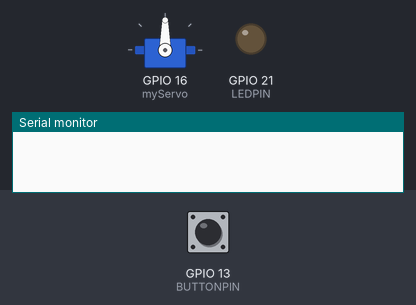
Simulated run of this sketch. Board: ESP32. On the bench: servo, output pins drawn as LEDs (lit = HIGH), the last lines printed to the serial monitor. The inputs (shaded band) are chosen by the test bench; at power-on: GPIO 13 (BUTTONPIN) HIGH.

Above: at 1.5 s.
1.6 s: GPIO 13 (BUTTONPIN) pulled LOW for 0.15 s
At 2.3 s:
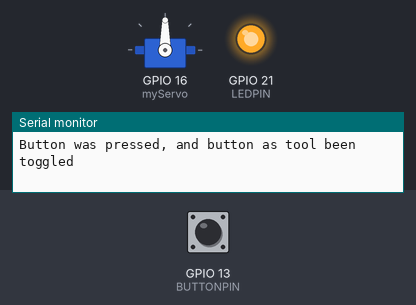
3.5 s: GPIO 13 (BUTTONPIN) pulled LOW for 1 s
At 4.65 s:
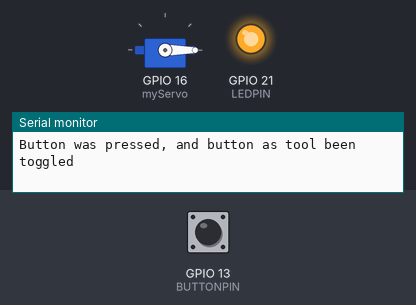
7.8 s: GPIO 13 (BUTTONPIN) pulled LOW for 3.2 s
At 11.15 s:
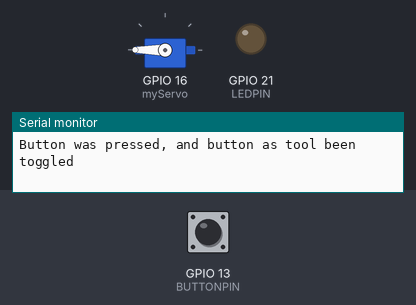
Timing chart, 0 to 12.8 s (numbered marks = the images above; inputs shaded):
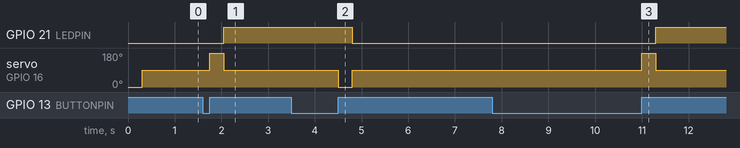

The sketch:

reciever_Rev3.ino
```cpp
// When any tool sends an ON signal, the servo will go to the ON position,
// then return to neutral. If no ON signal is detected, only then will
// the servo go to the OFF position, then return to neutral.
//If the reciever is powered off and then turned back on when the servo has most recently
//been turned on, the board will go into recovery mode. The LED will blink for 60 seconds
//(adjustable) and then turn the servo to the off state. If during the recovery period a tool
//turns on, the reciever will exit the recovery period.
//By Vika Vorona
//Modified by James Mills
//Rev 2 started 1/14/2026

#include <ESP32Servo.h>
#include <esp_now.h>
#include <WiFi.h>
#include <EEPROM.h>

//number of tools there are
#define MAX_TOOLS 8
#define TOOLTIMEOUTTIME 30000 //in ms  and want to make smaller but need to update senders code first to send more frequently.
//WHEN SENDERS ARE UPDATED -> TODO: add code so that a timout happens right, and once all things are makred as off, the timeout starts properly
//If what is implemented now works ok, this may not be needed to do, but just consider it

const int LEDPIN = 21;  //pin connected to LED for status change
const int BUTTONPIN = 13; //Pin the pushbutton is connected to
bool dustCollectorStatus = 0;
bool SeenButtonPressed = false;
Servo myServo;

// Structure for storing tool objects
struct Node {
  bool isOn = false;
  unsigned long lastRecivedOnMessage = 0;
};

Node tools[MAX_TOOLS + 1];  // Array to store all nodes states + 1 for fake tool that is button presses on reciver

void turnDustCollectorOff() {
  myServo.write(0);
  delay(300);
  myServo.write(90);
  dustCollectorStatus = 0;
}

void turnDustCollectorOn() {
  myServo.write(180);
  delay(300);
  myServo.write(90);
  dustCollectorStatus = 1;
}

bool isToolOn(Node tools[]) {
  for (int i = 0; i < MAX_TOOLS + 1; i++) {
    if (tools[i].isOn) {
      return true;
    }
  }
  return false;
}

// Toggles isOn for special tool if button has not been pressed in over 1 second (handles debouncing)
void buttonPressISR () {
  SeenButtonPressed = true;
}

// === ESP-NOW Setup ===
typedef struct struct_message {
  int id;  //id of board recieved 1 through 8
  int x;   //tool signal state (1=ON, 0=OFF)
  int y;
} struct_message;

struct_message myData;

// === Callback for Received ESP-NOW Data ===
void OnDataRecv(const uint8_t * mac_addr, const uint8_t *incomingData, int len) {
  memcpy(&myData, incomingData, sizeof(myData));

  int toolID = myData.id - 1; //get tool id
  Serial.printf("Recived packet from Tool ID: %d\n", myData.id);

  if (toolID >= 0 && toolID < MAX_TOOLS) {
    if (myData.x == 1 || myData.y == 1) {
      Serial.printf("Tool %d ON signal received\n", myData.id);

      //tool id system
      //mark tool as active
      tools[toolID].isOn = true;  //Marking tool as on
      tools[toolID].lastRecivedOnMessage = millis(); //Recording time that message was recived at
      }
  } else {
    Serial.println("Error: Board ID out of range!");
  }
}

void setup() {
  Serial.begin(115200);

  pinMode(BUTTONPIN, INPUT_PULLUP);
  pinMode(LEDPIN, OUTPUT);
  digitalWrite(LEDPIN, LOW);
  myServo.attach(16, 1000, 2000);

  WiFi.mode(WIFI_STA);         //set wifi to station mode
  if (esp_now_init() != ESP_OK) {
    Serial.println("ESP-NOW init failed");
    return;
  }

  esp_now_register_recv_cb(esp_now_recv_cb_t(OnDataRecv));   //register recieve callback DONT CHANGE THIS LINE
  attachInterrupt(digitalPinToInterrupt(BUTTONPIN), buttonPressISR, RISING);

  turnDustCollectorOff();
}

void loop() {
  unsigned long now = millis();

  // Logic for if dust collector needs to be turn on or off
  if (isToolOn(tools) && !dustCollectorStatus) {
    turnDustCollectorOn();
  } else if (!isToolOn(tools) && dustCollectorStatus) {
    turnDustCollectorOff();
  }

  //Timouts for making tools as off logic
  //The special extra tool at end is for manual button, this does not time it out
  for(int i = 0; i < MAX_TOOLS; i++) {
    if (tools[i].isOn)
      if (now - tools[i].lastRecivedOnMessage > TOOLTIMEOUTTIME)
        tools[i].isOn = false;
  }

  //led output (up button led will light up if collector is currently on)
  dustCollectorStatus ? digitalWrite(LEDPIN, HIGH) :   digitalWrite(LEDPIN, LOW);

  if (SeenButtonPressed && now - tools[MAX_TOOLS].lastRecivedOnMessage > 250) {   // debounce
    tools[MAX_TOOLS].isOn = !tools[MAX_TOOLS].isOn;
    tools[MAX_TOOLS].lastRecivedOnMessage = now;
    SeenButtonPressed = false;
    Serial.println("Button was pressed, and button as tool been toggled");
  }
}
```

Measured:
- after the input at 1.6 s, GPIO 21 (LEDPIN): LOW → HIGH after 0.45 s; servo on GPIO 16 (myServo): 90° → 180° after 0.15 s, → 90° 0.30 s later
- after the input at 3.5 s, GPIO 21 (LEDPIN): HIGH → LOW after 1.3 s; servo on GPIO 16 (myServo): 90° → 0° after 1.0 s, → 90° 0.30 s later
- after the input at 7.8 s, GPIO 21 (LEDPIN): LOW → HIGH after 3.5 s; servo on GPIO 16 (myServo): 90° → 180° after 3.2 s, → 90° 0.30 s later
